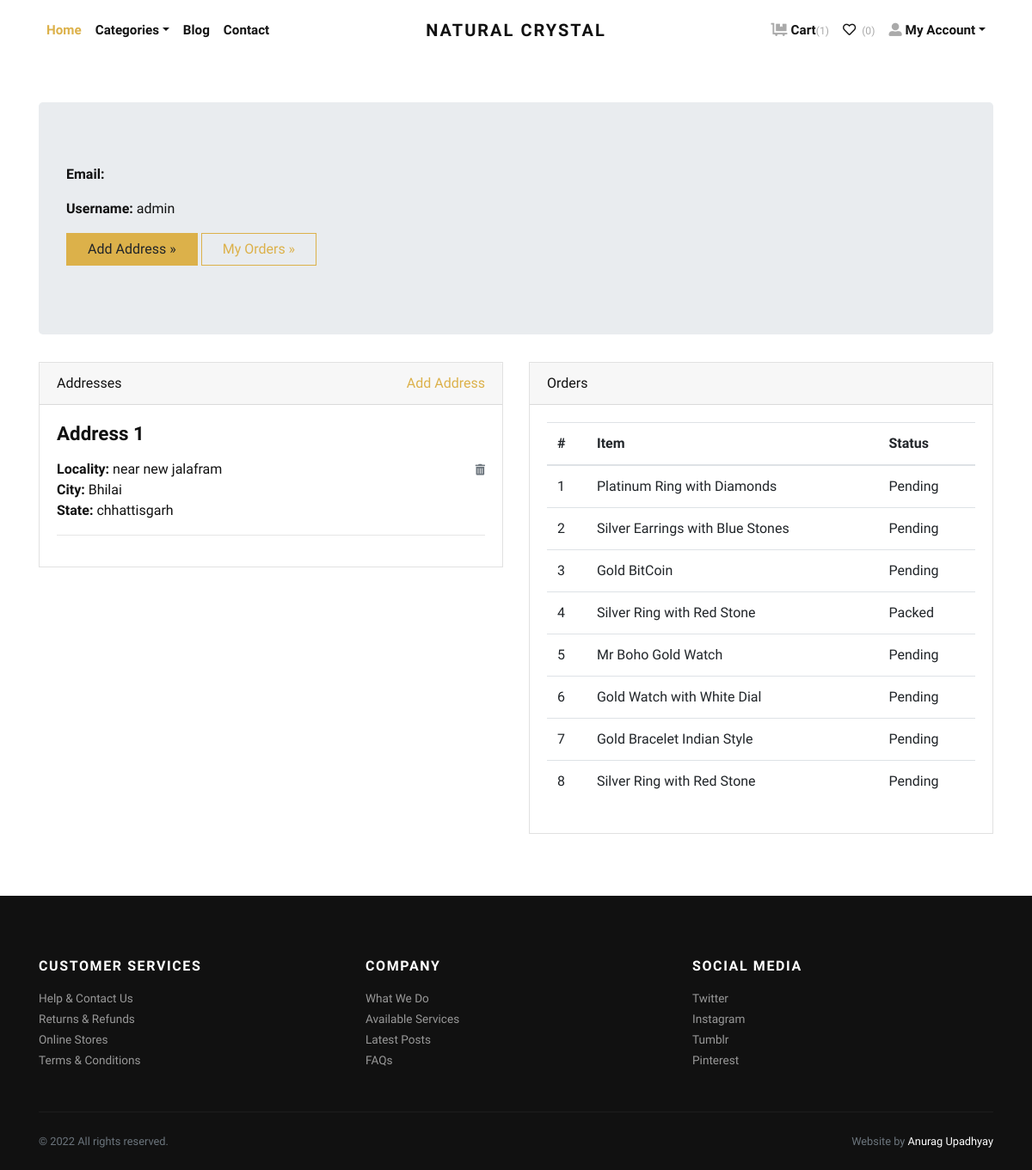
/accounts/profile/ (signed in), run on an earlier commit of the app's database.
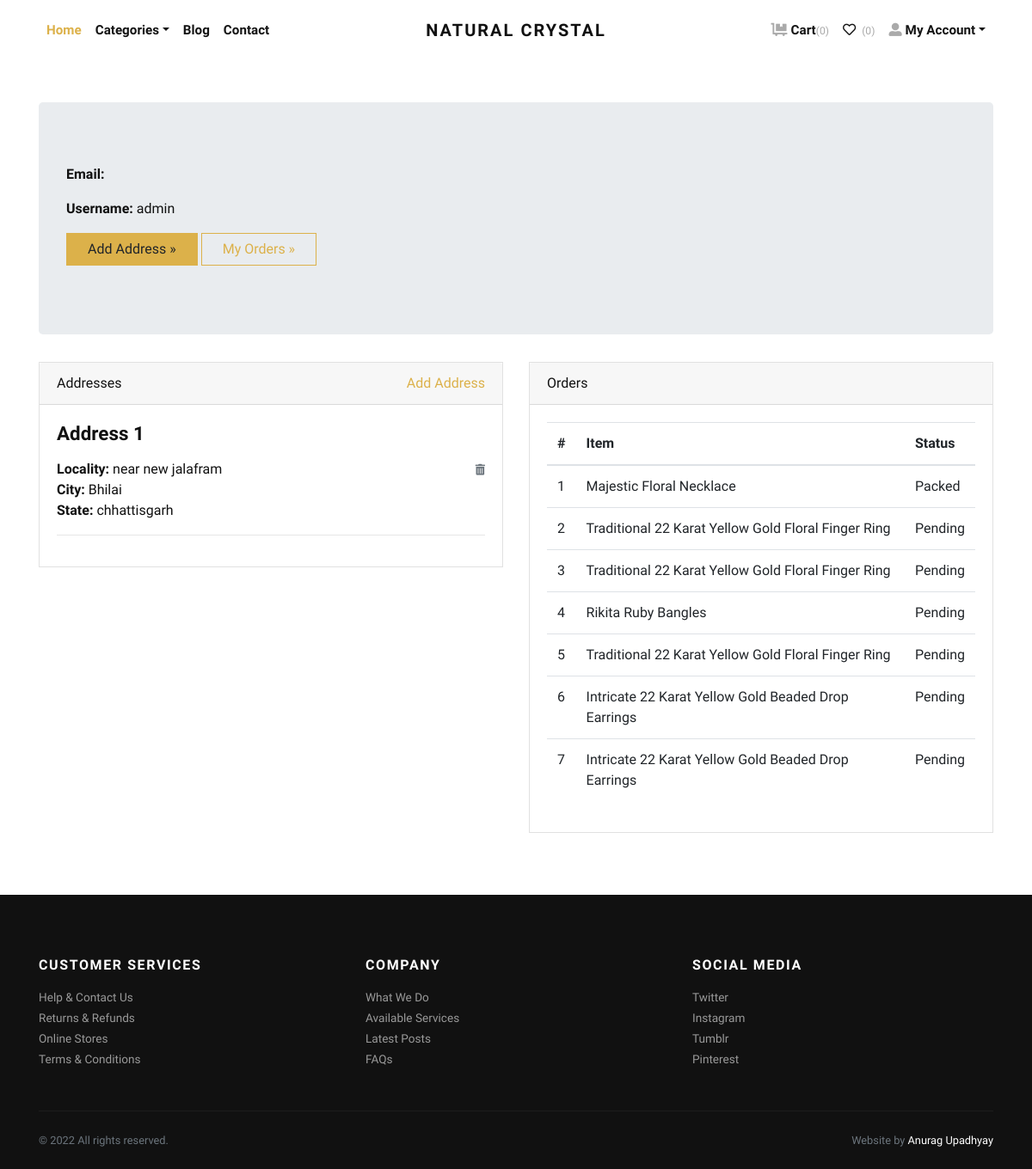
And on a later commit of the database.
### store/models.py (models this page shows, shortened)
class Address(models.Model):
    user = models.ForeignKey(User, verbose_name="User", on_delete=models.CASCADE)
    locality = models.CharField(max_length=150, verbose_name="Nearest Location")
    city = models.CharField(max_length=150, verbose_name="City")
    state = models.CharField(max_length=150, verbose_name="State")

class Order(models.Model):
    user = models.ForeignKey(User, verbose_name="User", on_delete=models.CASCADE)
    address = models.ForeignKey(Address, verbose_name="Shipping Address", on_delete=models.CASCADE)
    product = models.ForeignKey(Product, verbose_name="Product", on_delete=models.CASCADE)
    quantity = models.PositiveIntegerField(verbose_name="Quantity")
    ordered_date = models.DateTimeField(auto_now_add=True, verbose_name="Ordered Date")
    status = models.CharField(
        choices=STATUS_CHOICES,
        max_length=50,
        default="Pending"
        )

class Product(models.Model):
    title = models.CharField(max_length=150, verbose_name="Product Title")
    slug = models.SlugField(max_length=160, verbose_name="Product Slug")
    sku = models.CharField(max_length=255, unique=True, verbose_name="Unique Product ID (SKU)")
    short_description = models.TextField(verbose_name="Short Description")
    detail_description = models.TextField(blank=True, null=True, verbose_name="Detail Description")
    product_image = models.ImageField(upload_to='product', blank=True, null=True, verbose_name="Product Image")
    price = models.DecimalField(max_digits=8, decimal_places=2)
    category = models.ForeignKey(Category, verbose_name="Product Categoy", on_delete=models.CASCADE)
    is_active = models.BooleanField(verbose_name="Is Active?")
    is_featured = models.BooleanField(verbose_name="Is Featured?")
    created_at = models.DateTimeField(auto_now_add=True, verbose_name="Created Date")
    updated_at = models.DateTimeField(auto_now=True, verbose_name="Updated Date")
    class Meta:
        verbose_name_plural = 'Products'
        ordering = ('-created_at', )

### store/views.py (the view)
# urls.py: path('accounts/profile/', views.profile, name="profile"),
@login_required
def profile(request):
    addresses = Address.objects.filter(user=request.user)
    orders = Order.objects.filter(user=request.user)
    msg_html = render_to_string('store/NEWEMAIL.html')
    send_mail(
        'CONGRATS',
        'you are now able to use our services',
        'anurag2u1967@gmail.com',
        [request.user.email],
        html_message=msg_html,
        fail_silently=False,
    )
    return render(request, 'account/profile.html', {'addresses':addresses, 'orders':orders})

### store/context_preprocessors.py (called while the page is built)
def store_menu(request):
    categories = Category.objects.filter(is_active=True)
    context = {
        'categories_menu': categories,
    }
    return context

def cart_menu(request):
    if request.user.is_authenticated:
        cart_items= Cart.objects.filter(user=request.user)
        context = {
            'cart_items': cart_items,
        }
    else:
        context = {}
    return context

### templates/account/profile.html (shortened to what this page needs)
{% extends 'base.html' %}
{% load static %}
    {% block content %}
      <div class="container py-5">
        <div class="jumbotron">
          <p><strong>Email:</strong> {{request.user.email}}</p>
          <p><strong>Username:</strong> {{request.user.username}}</p>
          <p><a class="btn btn-primary btn-large" href="{% url 'store:add-address' %}">Add Address »</a> <a class="btn btn-outline-primary btn-large" href="#">My Orders »</a></p>
        </div>
        <div class="row">
          <div class="col-lg-6">
            <div class="card mb-4" id="headings">
              <div class="card-header">Addresses <span class="float-right"><a href="{% url 'store:add-address' %}">Add Address</a></span></div>
              <div class="card-body">
                {% if addresses %}
                    {% for address in addresses %}
                        <h4 class="mb-3">Address {{forloop.counter}}</h4>
                        <span class="float-right"><a href="{% url 'store:remove-address' address.id %}"><i class="fas fa-trash-alt small text-muted"></i></a></span>
                        <p>
                            <strong>Locality: </strong>{{address.locality}} <br>
                            <strong>City: </strong>{{address.city}} <br>
                            <strong>State: </strong>{{address.state}} <br>
                        </p>
                        <hr>
                    {% endfor %}
                {% else %}
                <div class="text-danger">
                  Address not Added.
                </div>
                {% endif %}
              </div>
            </div>
          </div>
          <div class="col-lg-6">
            <div class="card mb-4" id="tables">
              <div class="card-header">Orders</div>
              <div class="card-body">
                <table class="table table-hover">
                  <thead>
                    <tr>
                      <th>#</th>
                      <th>Item</th>
                      <th>Status</th>
                    </tr>
                  </thead>
                  <tbody>
                    {% if orders %}
                      {% for order in orders %}
                        <tr>
                          <td>{{forloop.counter}}</td>
                          <td>{{order.product.title}}</td>
                          <td>
                            {{order.status}}
                          </td>
                        </tr>
                      {% endfor %}
                    {% else %}
                    <tr>
                      <td class="text-danger" colspan="3">You've not Ordered anything yet.</td>
                    </tr>
                    {% endif %}
                  </tbody>
                </table>
              </div>
            </div>
          </div>
        </div>
      </div>
{% endblock content %}

What changed in the data, as far as the page shows it:
removed Order: product "Platinum Ring with Diamonds", status "Pending"
removed Order: product "Silver Earrings with Blue Stones", status "Pending"
removed Order: product "Gold BitCoin", status "Pending"
removed Order: product "Silver Ring with Red Stone", status "Packed"
removed Order: product "Mr Boho Gold Watch", status "Pending"
removed Order: product "Gold Watch with White Dial", status "Pending"
removed Order: product "Gold Bracelet Indian Style", status "Pending"
removed Order: product "Silver Ring with Red Stone", status "Pending"
added Order: product "Majestic Floral Necklace", status "Packed"
added Order: product "Traditional 22 Karat Yellow Gold Floral Finger Ring", status "Pending"
added Order: product "Traditional 22 Karat Yellow Gold Floral Finger Ring", status "Pending"
added Order: product "Rikita Ruby Bangles", status "Pending"
added Order: product "Traditional 22 Karat Yellow Gold Floral Finger Ring", status "Pending"
added Order: product "Intricate 22 Karat Yellow Gold Beaded Drop Earrings", status "Pending"
added Order: product "Intricate 22 Karat Yellow Gold Beaded Drop Earrings", status "Pending"
Also different on the page:
{{ cart_items.count }}: "1" → "0"
